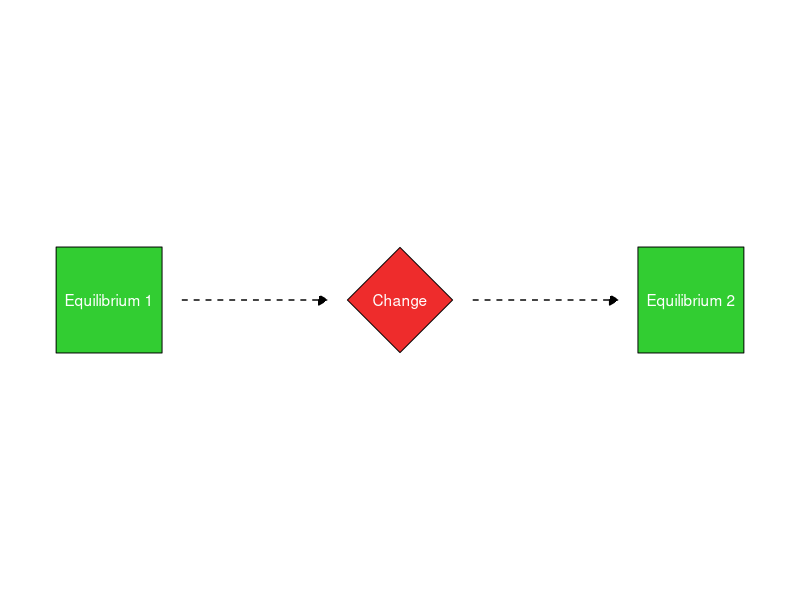

This figure's R source: (Note: this script raises an error after producing the figure.)
## ---- chunk 1
options(htmltools.dir.version = FALSE)
knitr::opts_chunk$set(echo=F,
                      message=F,
                      warning=F)
## ---- chunk 2
library("tidyverse")
library("ggrepel")

plot_eqs <- tibble(x = c(1, 3),
                 y = c(1, 1),
                 lab = c("Equilibrium 1", "Equilibrium 2"))

plot_shock <- tibble(x = c(2),
                 y = c(1),
                 lab = c("Change"))

ggplot(plot_eqs, aes(x = x,
                   y = y))+
  geom_point(data = plot_eqs, shape = 22, size = 40, fill = "limegreen")+ # shape for equilibria
  geom_point(data = plot_shock, shape = 23, size = 28, fill = "firebrick2")+ # shape for shock
  geom_text(data = plot_eqs, mapping = aes(label = lab), color = "white")+ # text for equilibria
  geom_text(data = plot_shock, mapping = aes(label = lab), color = "white")+ # text for shock
  scale_x_continuous(expand = c(0.125,0.125))+
  scale_y_continuous(breaks=c(0.99, 1.01), limits = c(0.99, 1.01), expand = c(0,0))+
  annotate("segment", x = 1.25, xend = 1.75, y = 1, yend = 1, colour = "#000000", size=0.5, linetype = 2, alpha=1, arrow=arrow(length=unit(0.25,"cm"), ends="last", type="closed"))+
  annotate("segment", x = 2.25, xend = 2.75, y = 1, yend = 1, colour = "#000000", size=0.5, linetype = 2, alpha=1, arrow=arrow(length=unit(0.25,"cm"), ends="last", type="closed"))+
  theme_void()
## ---- chunk 3
library(tidyverse)

assignments <- tribble(
  ~"",  ~Assignment, ~Percent,
  1     , "Opinion-Editorial", "20%",
  "n"  , "Homeworks (Average)", "20%",
  3      , "Exams", "20% each",
)

knitr::kable(assignments, "html")
